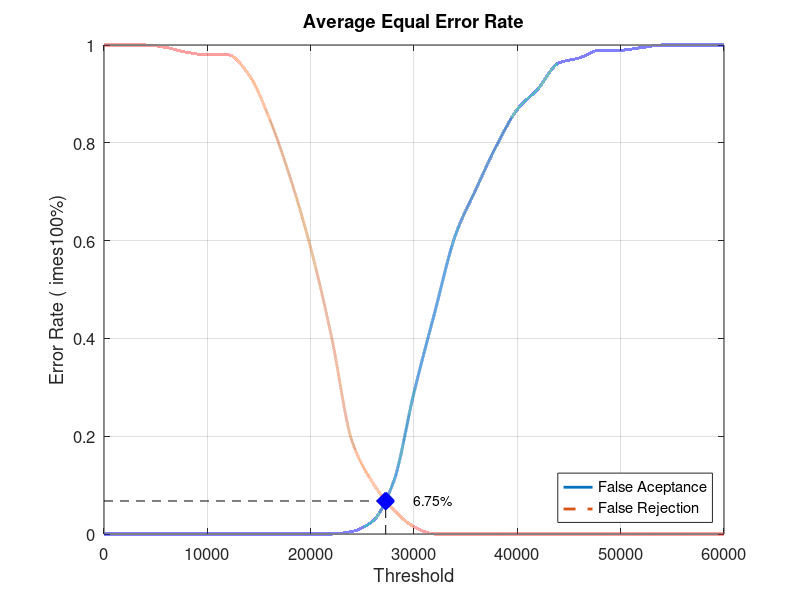
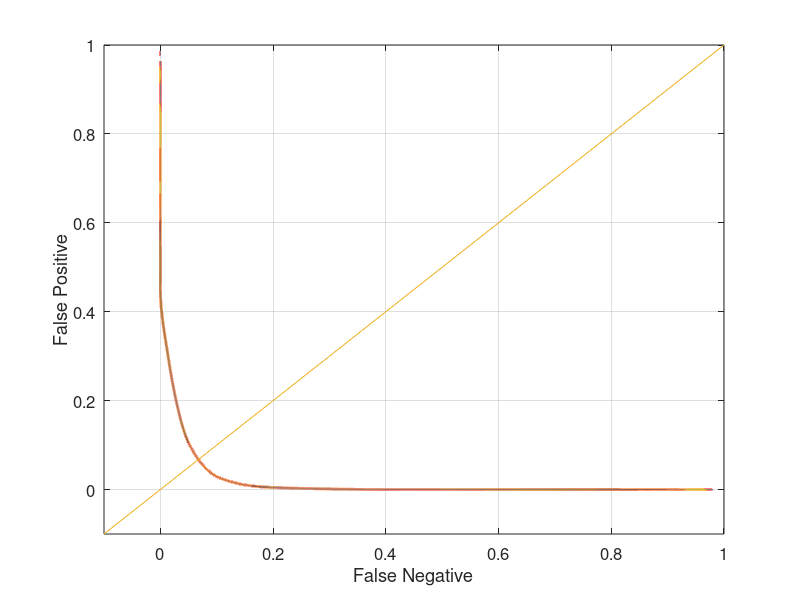

Write MATLAB code to recreate these figures, in order.
close all;
clear;
clc;
x = 0:2000:60000;
xq = 0:0.5:60000;

y0 = [0 0 0 0 0 0 0 0 0 0 0 0 0.00526316 0.0263158 0.105263 0.289474 0.452632 0.610526 0.705263 0.794737 0.868421 0.910526 0.963158 0.973684 0.989474 0.989474 0.994737 1 1 1 1]
yy0 = interp1(x, y0, xq, 'pchip');
y1 = [1 1 1 0.995 0.985 0.98 0.98 0.94 0.85 0.73 0.585 0.405 0.19 0.105 0.05 0.015 0 0 0 0 0 0 0 0 0 0 0 0 0 0 0]
yy1 = interp1(x, y1, xq, 'pchip');

% Calculating EER: 
y2 = abs(y0 - y1);
find(y2 == min(y2))
yy2 = abs(yy0 - yy1);
xEER = find(yy2 == min(yy2));
xEERIndex = xq(xEER) % X-axis EER
yEER = yy0(xEER) % Y-axis EER

main = figure
plot(xq, yy0,'-','LineWidth', 2);	hold on
plot(xq, yy1,'--','LineWidth', 2);	hold on
plot([xEERIndex xEERIndex], [0 yEER], 'k--');	hold on
plot([0 xEERIndex], [yEER yEER], 'k--');	hold on
plot(xEERIndex, yEER, 'bx', 'LineWidth', 10);	hold on
text(xEERIndex + 10 * xEERIndex / 100, yEER, [num2str(round((10000 * yEER)) / 100) '%'])
legend('False Aceptance', 'False Rejection', 'Location', 'SouthEast')
xlabel('Threshold')
ylabel('Error Rate (	imes100%)')
title('Average Equal Error Rate')
set(gca, 'FontSize', 12)
axis([0 60000 0 1])
grid on

print(main, 'Database2_4Main', '-dpng');
FNRxFPR = figure('Color', [1 1 1]);
plot(yy1, yy0, '-', yy1, yy0, 'LineWidth', 2);
hold on
y = -0.1:0.1:1
plot(y, y); 
set(gca, 'FontSize', 12)
xlabel('False Negative')
ylabel('False Positive')
axis([-0.1 1 -0.1 1])
set(gca, 'FontSize', 12)
grid on

print(FNRxFPR, 'Database2_4FNRxFPR','-dpng');
